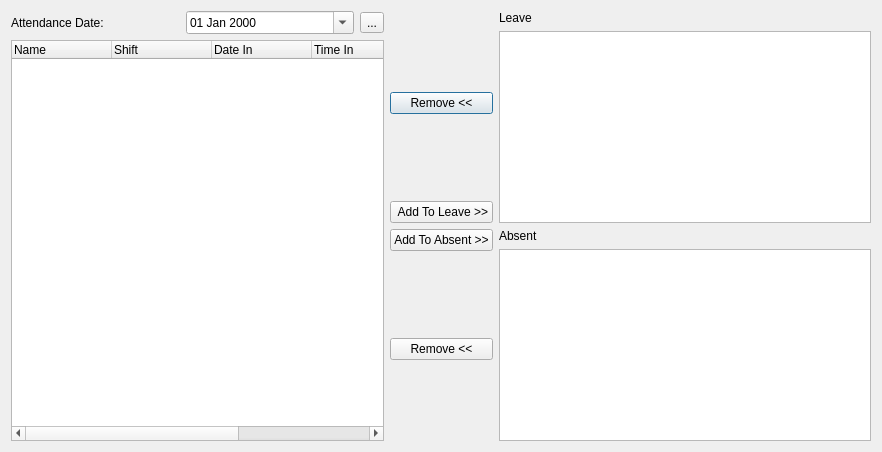
<?xml version="1.0" encoding="UTF-8"?>
<ui version="4.0">
 <class>AllocateAbsentism</class>
 <widget class="QDialog" name="AllocateAbsentism">
  <property name="geometry">
   <rect>
    <x>0</x>
    <y>0</y>
    <width>882</width>
    <height>452</height>
   </rect>
  </property>
  <property name="windowTitle">
   <string>Absent / Leave</string>
  </property>
  <layout class="QHBoxLayout" name="horizontalLayout_2">
   <item>
    <layout class="QVBoxLayout" name="verticalLayout_2">
     <item>
      <layout class="QHBoxLayout" name="horizontalLayout">
       <item>
        <widget class="QLabel" name="label">
         <property name="text">
          <string>Attendance Date:</string>
         </property>
        </widget>
       </item>
       <item>
        <widget class="QDateEdit" name="dtpDate">
         <property name="displayFormat">
          <string>dd MMM yyyy</string>
         </property>
         <property name="calendarPopup">
          <bool>true</bool>
         </property>
        </widget>
       </item>
       <item>
        <widget class="QToolButton" name="toolButton">
         <property name="text">
          <string>...</string>
         </property>
        </widget>
       </item>
      </layout>
     </item>
     <item>
      <widget class="QTreeWidget" name="trvAll">
       <property name="alternatingRowColors">
        <bool>true</bool>
       </property>
       <column>
        <property name="text">
         <string>Name</string>
        </property>
       </column>
       <column>
        <property name="text">
         <string>Shift</string>
        </property>
       </column>
       <column>
        <property name="text">
         <string>Date In</string>
        </property>
       </column>
       <column>
        <property name="text">
         <string>Time In</string>
        </property>
       </column>
       <column>
        <property name="text">
         <string>Date Out</string>
        </property>
       </column>
       <column>
        <property name="text">
         <string>Time Out</string>
        </property>
       </column>
      </widget>
     </item>
    </layout>
   </item>
   <item>
    <layout class="QVBoxLayout" name="verticalLayout">
     <item>
      <spacer name="verticalSpacer_4">
       <property name="orientation">
        <enum>Qt::Vertical</enum>
       </property>
       <property name="sizeHint" stdset="0">
        <size>
         <width>20</width>
         <height>40</height>
        </size>
       </property>
      </spacer>
     </item>
     <item>
      <widget class="QPushButton" name="cmdRemoveFromLeave">
       <property name="text">
        <string>Remove &lt;&lt;</string>
       </property>
      </widget>
     </item>
     <item>
      <spacer name="verticalSpacer">
       <property name="orientation">
        <enum>Qt::Vertical</enum>
       </property>
       <property name="sizeHint" stdset="0">
        <size>
         <width>20</width>
         <height>40</height>
        </size>
       </property>
      </spacer>
     </item>
     <item>
      <widget class="QPushButton" name="cmdAddToLeave">
       <property name="text">
        <string> Add To Leave &gt;&gt;</string>
       </property>
      </widget>
     </item>
     <item>
      <widget class="QPushButton" name="cmdAddToAbsent">
       <property name="text">
        <string>Add To Absent &gt;&gt;</string>
       </property>
      </widget>
     </item>
     <item>
      <spacer name="verticalSpacer_2">
       <property name="orientation">
        <enum>Qt::Vertical</enum>
       </property>
       <property name="sizeHint" stdset="0">
        <size>
         <width>20</width>
         <height>40</height>
        </size>
       </property>
      </spacer>
     </item>
     <item>
      <widget class="QPushButton" name="cmdRemoveFromAbsent">
       <property name="text">
        <string>Remove &lt;&lt;</string>
       </property>
      </widget>
     </item>
     <item>
      <spacer name="verticalSpacer_3">
       <property name="orientation">
        <enum>Qt::Vertical</enum>
       </property>
       <property name="sizeHint" stdset="0">
        <size>
         <width>20</width>
         <height>40</height>
        </size>
       </property>
      </spacer>
     </item>
    </layout>
   </item>
   <item>
    <layout class="QVBoxLayout" name="verticalLayout_3">
     <item>
      <widget class="QLabel" name="label_2">
       <property name="text">
        <string>Leave</string>
       </property>
      </widget>
     </item>
     <item>
      <widget class="CustomQueryView" name="trvLeave">
       <property name="alternatingRowColors">
        <bool>true</bool>
       </property>
      </widget>
     </item>
     <item>
      <widget class="QLabel" name="label_3">
       <property name="text">
        <string>Absent</string>
       </property>
      </widget>
     </item>
     <item>
      <widget class="CustomQueryView" name="trvAbsent">
       <property name="alternatingRowColors">
        <bool>true</bool>
       </property>
      </widget>
     </item>
    </layout>
   </item>
  </layout>
 </widget>
 <customwidgets>
  <customwidget>
   <class>CustomQueryView</class>
   <extends>QTreeView</extends>
   <header>customqueryview.h</header>
  </customwidget>
 </customwidgets>
 <resources/>
 <connections/>
</ui>
